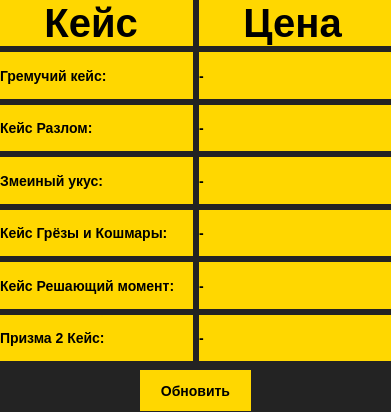
<?xml version="1.0" encoding="UTF-8"?>
<ui version="4.0">
 <class>CasePrices</class>
 <widget class="QDialog" name="CasePrices">
  <property name="geometry">
   <rect>
    <x>0</x>
    <y>0</y>
    <width>391</width>
    <height>412</height>
   </rect>
  </property>
  <property name="windowTitle">
   <string>Dialog</string>
  </property>
  <property name="windowIcon">
   <iconset>
    <normaloff>icon.ico</normaloff>icon.ico</iconset>
  </property>
  <property name="styleSheet">
   <string notr="true">QDialog {
	background-color: #232323;
}</string>
  </property>
  <widget class="QWidget" name="gridLayoutWidget">
   <property name="geometry">
    <rect>
     <x>0</x>
     <y>0</y>
     <width>391</width>
     <height>361</height>
    </rect>
   </property>
   <layout class="QGridLayout" name="gridLayout">
    <item row="3" column="0">
     <widget class="QLabel" name="label_3">
      <property name="styleSheet">
       <string notr="true">QLabel {
	background-color: gold;
	width: 75px;
	height: 50px;
	font-size: 14px;
	font-weight: bold;
	border: none;
	text-align: center;
}
</string>
      </property>
      <property name="text">
       <string>Змеиный укус:</string>
      </property>
     </widget>
    </item>
    <item row="4" column="0">
     <widget class="QLabel" name="label_5">
      <property name="styleSheet">
       <string notr="true">QLabel {
	background-color: gold;
	width: 75px;
	height: 50px;
	font-size: 14px;
	font-weight: bold;
	border: none;
	text-align: center;
}
</string>
      </property>
      <property name="text">
       <string>Кейс Грёзы и Кошмары:</string>
      </property>
     </widget>
    </item>
    <item row="6" column="0">
     <widget class="QLabel" name="label_7">
      <property name="styleSheet">
       <string notr="true">QLabel {
	background-color: gold;
	width: 75px;
	height: 50px;
	font-size: 14px;
	font-weight: bold;
	border: none;
	text-align: center;
}
</string>
      </property>
      <property name="text">
       <string>Призма 2 Кейс:</string>
      </property>
     </widget>
    </item>
    <item row="2" column="0">
     <widget class="QLabel" name="label_4">
      <property name="styleSheet">
       <string notr="true">QLabel {
	background-color: gold;
	width: 75px;
	height: 50px;
	font-size: 14px;
	font-weight: bold;
	border: none;
	text-align: center;
}
</string>
      </property>
      <property name="text">
       <string>Кейс Разлом:</string>
      </property>
     </widget>
    </item>
    <item row="1" column="0">
     <widget class="QLabel" name="label">
      <property name="styleSheet">
       <string notr="true">QLabel {
	background-color: gold;
	width: 75px;
	height: 50px;
	font-size: 14px;
	font-weight: bold;
	border: none;
	text-align: center;
}
</string>
      </property>
      <property name="text">
       <string>Гремучий кейс:</string>
      </property>
     </widget>
    </item>
    <item row="5" column="0">
     <widget class="QLabel" name="label_6">
      <property name="styleSheet">
       <string notr="true">QLabel {
	background-color: gold;
	width: 75px;
	height: 50px;
	font-size: 14px;
	font-weight: bold;
	border: none;
	text-align: center;
}
</string>
      </property>
      <property name="text">
       <string>Кейс Решающий момент:</string>
      </property>
     </widget>
    </item>
    <item row="0" column="0">
     <widget class="QLabel" name="label_2">
      <property name="styleSheet">
       <string notr="true">QLabel {
	background-color: gold;
	width: 75px;
	height: 50px;
	font-size: 40px;
	font-weight: bold;
	border: none;
	text-align: center;
}
</string>
      </property>
      <property name="text">
       <string>    Кейс</string>
      </property>
     </widget>
    </item>
    <item row="0" column="1">
     <widget class="QLabel" name="label_8">
      <property name="styleSheet">
       <string notr="true">QLabel {
	background-color: gold;
	width: 75px;
	height: 50px;
	font-size: 40px;
	font-weight: bold;
	border: none;
	text-align: center;
}
</string>
      </property>
      <property name="text">
       <string>    Цена</string>
      </property>
     </widget>
    </item>
    <item row="1" column="1">
     <widget class="QLabel" name="label_9">
      <property name="styleSheet">
       <string notr="true">QLabel {
	background-color: gold;
	width: 75px;
	height: 50px;
	font-size: 14px;
	font-weight: bold;
	border: none;
	text-align: center;
}
</string>
      </property>
      <property name="text">
       <string>-</string>
      </property>
     </widget>
    </item>
    <item row="2" column="1">
     <widget class="QLabel" name="label_10">
      <property name="styleSheet">
       <string notr="true">QLabel {
	background-color: gold;
	width: 75px;
	height: 50px;
	font-size: 14px;
	font-weight: bold;
	border: none;
	text-align: center;
}
</string>
      </property>
      <property name="text">
       <string>-</string>
      </property>
     </widget>
    </item>
    <item row="3" column="1">
     <widget class="QLabel" name="label_11">
      <property name="styleSheet">
       <string notr="true">QLabel {
	background-color: gold;
	width: 75px;
	height: 50px;
	font-size: 14px;
	font-weight: bold;
	border: none;
	text-align: center;
}
</string>
      </property>
      <property name="text">
       <string>-</string>
      </property>
     </widget>
    </item>
    <item row="4" column="1">
     <widget class="QLabel" name="label_12">
      <property name="styleSheet">
       <string notr="true">QLabel {
	background-color: gold;
	width: 75px;
	height: 50px;
	font-size: 14px;
	font-weight: bold;
	border: none;
	text-align: center;
}
</string>
      </property>
      <property name="text">
       <string>-</string>
      </property>
     </widget>
    </item>
    <item row="5" column="1">
     <widget class="QLabel" name="label_13">
      <property name="styleSheet">
       <string notr="true">QLabel {
	background-color: gold;
	width: 75px;
	height: 50px;
	font-size: 14px;
	font-weight: bold;
	border: none;
	text-align: center;
}
</string>
      </property>
      <property name="text">
       <string>-</string>
      </property>
     </widget>
    </item>
    <item row="6" column="1">
     <widget class="QLabel" name="label_14">
      <property name="styleSheet">
       <string notr="true">QLabel {
	background-color: gold;
	width: 75px;
	height: 50px;
	font-size: 14px;
	font-weight: bold;
	border: none;
	text-align: center;
}
</string>
      </property>
      <property name="text">
       <string>-</string>
      </property>
     </widget>
    </item>
   </layout>
  </widget>
  <widget class="QPushButton" name="pushButton">
   <property name="geometry">
    <rect>
     <x>140</x>
     <y>370</y>
     <width>111</width>
     <height>41</height>
    </rect>
   </property>
   <property name="styleSheet">
    <string notr="true">QPushButton {
	background-color: gold;
	width: 75px;
	height: 50px;
	font-size: 14px;
	font-weight: bold;
	border: none;
	text-align: center;
}

QPushButton:hover {
	background-color: orange;
}

QPushButton:pressed {
	background-color: yellow;
}</string>
   </property>
   <property name="text">
    <string>Обновить</string>
   </property>
  </widget>
 </widget>
 <resources/>
 <connections/>
</ui>
